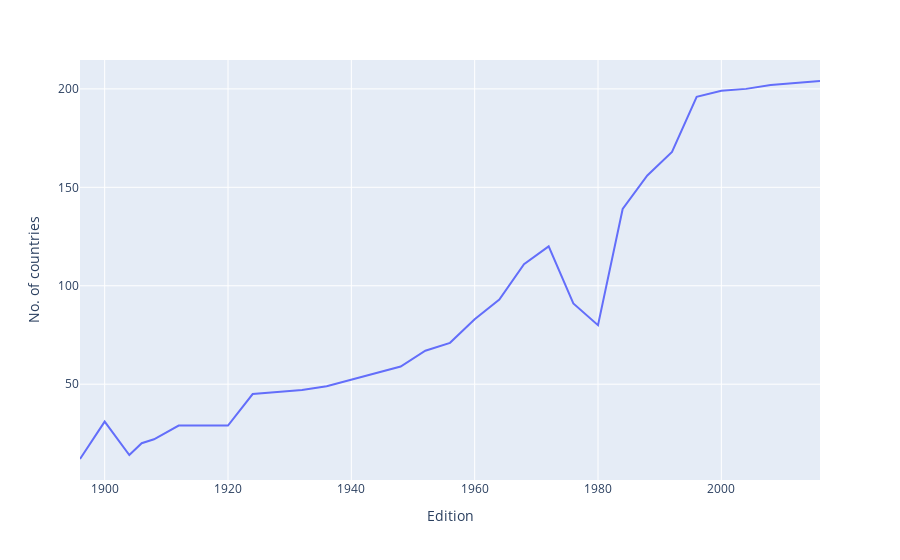

The notebook cell saved with this chart:
### Code cell
fig = px.line(nations_over_time, x="Edition", y="No. of countries")
fig.show()

### Figure 1 — Plotly figure (JSON) as saved in the notebook; plotly's stock layout.template omitted (floating-point values rounded to 4 significant figures)
{"data": [{"hovertemplate": "Edition=%{x}<br>No. of countries=%{y}<extra></extra>", "legendgroup": "", "line": {"color": "#636efa", "dash": "solid"}, "marker": {"symbol": "circle"}, "mode": "lines", "name": "", "orientation": "v", "showlegend": false, "type": "scatter", "x": [1896, 1900, 1904, 1906, 1908, 1912, 1920, 1924, 1928, 1932, 1936, 1948, 1952, 1956, 1960, 1964, 1968, 1972, 1976, 1980, 1984, 1988, 1992, 1996, 2000, 2004, 2008, 2012, 2016], "xaxis": "x", "y": [12, 31, 14, 20, 22, 29, 29, 45, 46, 47, 49, 59, 67, 71, 83, 93, 111, 120, 91, 80, 139, 156, 168, 196, 199, 200, 202, 203, 204], "yaxis": "y"}], "layout": {"legend": {"tracegroupgap": 0}, "margin": {"t": 60}, "xaxis": {"anchor": "y", "domain": [0, 1], "title": {"text": "Edition"}}, "yaxis": {"anchor": "x", "domain": [0, 1], "title": {"text": "No. of countries"}}}}
